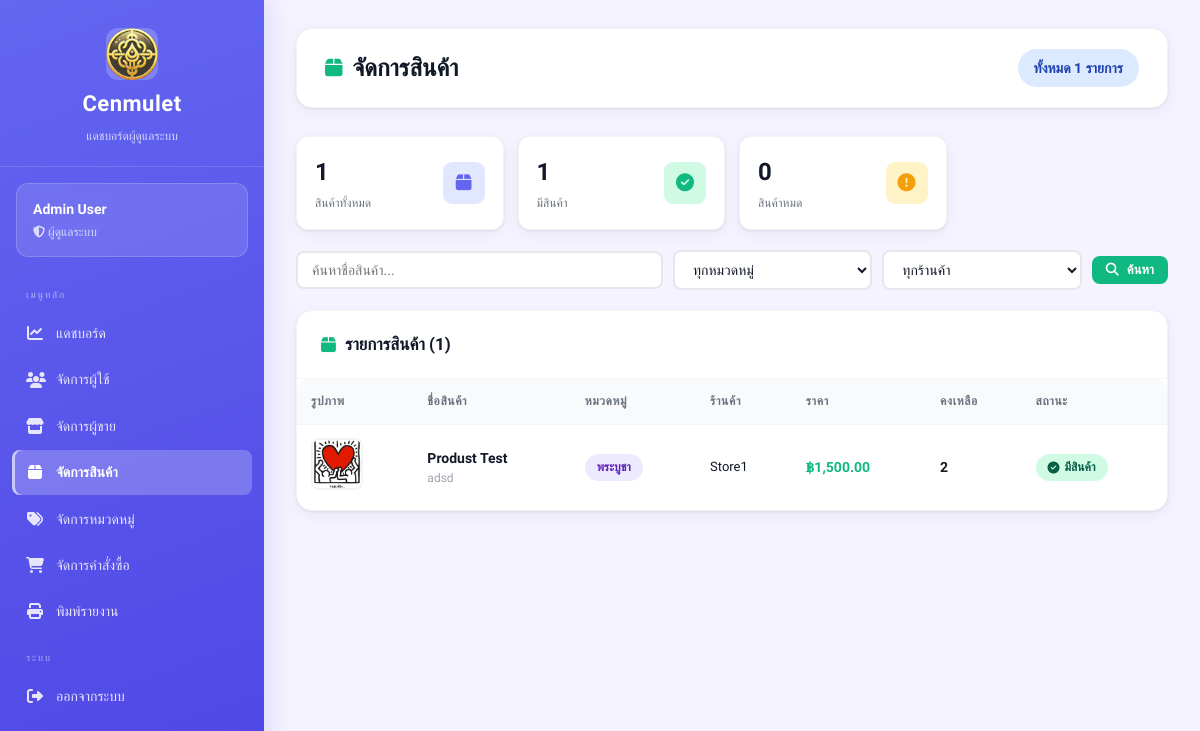
/views/admin/products.php (signed in), run on the app's committed database.
### tables this page shows
CREATE TABLE amulets (
    id INTEGER PRIMARY KEY AUTOINCREMENT,
    amulet_name TEXT,
    source TEXT,
    quantity INTEGER,
    price REAL,
    image TEXT,
    sellerId INTEGER,
    categoryId INTEGER,
    FOREIGN KEY (sellerId) REFERENCES sellers(id),
    FOREIGN KEY (categoryId) REFERENCES categories(id)
);

CREATE TABLE categories (
    id INTEGER PRIMARY KEY AUTOINCREMENT,
    category_name TEXT
);

CREATE TABLE sellers (
    id INTEGER PRIMARY KEY AUTOINCREMENT,
    fullname TEXT,
    store_name TEXT,
    username TEXT UNIQUE,
    password TEXT,
    address TEXT,
    img_store TEXT,
    tel TEXT,
    pay_contax TEXT,
    id_per TEXT,
    img_per TEXT,

    status TEXT DEFAULT 'pending',
    reject_reason TEXT,
    reviewed_at DATETIME
);

### views/admin/products.php (the view, shortened to what this page needs)
<?php
require_once __DIR__ . "/../../config/db.php";
$admin_id = $_SESSION['user_id'];
$stmt = $db->prepare("SELECT * FROM admins WHERE id = :id");
$stmt->execute([':id' => $admin_id]);
$admin = $stmt->fetch(PDO::FETCH_ASSOC);
$search   = trim($_GET['search']   ?? '');
$conditions = [];
$params     = [];
$where = $conditions ? "WHERE " . implode(" AND ", $conditions) : "";
$stmt = $db->prepare("
    SELECT a.*, c.category_name, s.store_name
    FROM amulets a
    LEFT JOIN categories c ON a.categoryId = c.id
    LEFT JOIN sellers s ON a.sellerId = s.id
    $where
    ORDER BY a.id DESC
");
$stmt->execute($params);
$products = $stmt->fetchAll(PDO::FETCH_ASSOC);
$total_products = $db->query("SELECT COUNT(*) FROM amulets")->fetchColumn();
$in_stock       = $db->query("SELECT COUNT(*) FROM amulets WHERE quantity > 0")->fetchColumn();
$out_stock      = $total_products - $in_stock;
?>
<!DOCTYPE html>
<html lang="th">
<head>
    <link rel="stylesheet" href="/public/css/dashboard.css">
    <link rel="stylesheet" href="https://cdnjs.cloudflare.com/ajax/libs/font-awesome/6.5.1/css/all.min.css">
</head>
<body class="admin">
<div class="dashboard-container">
<?php include __DIR__ . '/_sidebar.php'; ?>
<main class="main-content">
    <div class="top-bar">
        <h1><i class="fa-solid fa-box"></i> จัดการสินค้า</h1>
        <span class="badge badge-info" style="font-size:14px;padding:8px 16px">
            ทั้งหมด <?php echo number_format($total_products); ?> รายการ
        </span>
    </div>
    <div class="stats-mini" style="margin-bottom:20px">
        <div class="stat-mini">
            <div><div class="stat-mini-value"><?php echo $total_products; ?></div><div class="stat-mini-label">สินค้าทั้งหมด</div></div>
            <div class="stat-mini-icon" style="background:#e0e7ff;color:#6366f1"><i class="fa-solid fa-box"></i></div>
        </div>
        <div class="stat-mini">
            <div><div class="stat-mini-value"><?php echo $in_stock; ?></div><div class="stat-mini-label">มีสินค้า</div></div>
            <div class="stat-mini-icon" style="background:#d1fae5;color:#10b981"><i class="fa-solid fa-check-circle"></i></div>
        </div>
        <div class="stat-mini">
            <div><div class="stat-mini-value"><?php echo $out_stock; ?></div><div class="stat-mini-label">สินค้าหมด</div></div>
            <div class="stat-mini-icon" style="background:#fef3c7;color:#f59e0b"><i class="fa-solid fa-exclamation-circle"></i></div>
        </div>
    </div>
    <form method="GET" style="display:flex;gap:10px;flex-wrap:wrap;margin-bottom:20px;align-items:center">
        <input type="text" name="search" value="<?php echo htmlspecialchars($search); ?>"
               placeholder="ค้นหาชื่อสินค้า..."
               style="flex:2;min-width:180px;padding:9px 14px;border:2px solid #e5e7eb;border-radius:8px;font-family:inherit;font-size:14px">
        <select name="cat" style="flex:1;min-width:140px;padding:9px 14px;border:2px solid #e5e7eb;border-radius:8px;font-family:inherit;font-size:14px">
            <option value="0">ทุกหมวดหมู่</option>
        </select>
        <select name="seller" style="flex:1;min-width:140px;padding:9px 14px;border:2px solid #e5e7eb;border-radius:8px;font-family:inherit;font-size:14px">
            <option value="0">ทุกร้านค้า</option>
        </select>
        <button type="submit" class="btn btn-primary btn-sm"><i class="fa-solid fa-search"></i> ค้นหา</button>
    </form>
    <div class="card">
        <div class="card-header">
            <h2><i class="fa-solid fa-box"></i> รายการสินค้า (<?php echo count($products); ?>)</h2>
        </div>
        <div class="table-wrapper">
        <?php if (count($products) > 0): ?>
        <table>
            <thead>
                <tr>
                    <th>รูปภาพ</th>
                    <th>ชื่อสินค้า</th>
                    <th>หมวดหมู่</th>
                    <th>ร้านค้า</th>
                    <th>ราคา</th>
                    <th>คงเหลือ</th>
                    <th>สถานะ</th>
                </tr>
            </thead>
            <tbody>
            <?php foreach ($products as $p): ?>
            <tr>
                <td>
                    <?php if (!empty($p['image'])): ?>
                    <img src="/uploads/amulets/<?php echo htmlspecialchars($p['image']); ?>"
                         class="product-img" alt="">
                    <?php else: ?>
                    <div class="no-image"><i class="fa-solid fa-image"></i></div>
                    <?php endif; ?>
                </td>
                <td>
                    <strong><?php echo htmlspecialchars($p['amulet_name']); ?></strong>
                    <?php if (!empty($p['source'])): ?>
                    <div style="font-size:12px;color:#9ca3af"><?php echo htmlspecialchars($p['source']); ?></div>
                    <?php endif; ?>
                </td>
                <td><span class="badge badge-purple"><?php echo htmlspecialchars($p['category_name'] ?? '-'); ?></span></td>
                <td>
                    <div style="font-size:13px;font-weight:500"><?php echo htmlspecialchars($p['store_name'] ?? '-'); ?></div>
                </td>
                <td><strong style="color:#10b981">฿<?php echo number_format($p['price'], 2); ?></strong></td>
                <td style="font-weight:600;color:<?php echo $p['quantity'] > 0 ? '#1a1a1a' : '#ef4444'; ?>">
                    <?php echo number_format($p['quantity']); ?>
                </td>
                <td>
                    <?php if ($p['quantity'] > 0): ?>
                    <span class="badge badge-success"><i class="fa-solid fa-circle-check"></i> มีสินค้า</span>
                    <?php else: ?>
                    <span class="badge badge-warning"><i class="fa-solid fa-circle-exclamation"></i> หมด</span>
                    <?php endif; ?>
                </td>
            </tr>
            <?php endforeach; ?>
            </tbody>
        </table>
        <?php endif; ?>
        </div>
    </div>
</main>
</div>
</body>
</html>

### views/admin/_sidebar.php (shortened to what this page needs)
<?php
$current = basename($_SERVER['PHP_SELF']);
?>
<aside class="sidebar admin">
    <div class="sidebar-header">
        <img src="/public/images/image.png" alt="">
        <h2>Cenmulet</h2>
        <p>แดชบอร์ดผู้ดูแลระบบ</p>
    </div>
    <div class="sidebar-user">
        <h3><?php echo htmlspecialchars($admin['fullname']); ?></h3>
        <p><i class="fa-solid fa-shield-halved"></i> ผู้ดูแลระบบ</p>
    </div>
    <ul class="sidebar-menu">
        <li class="menu-sep">เมนูหลัก</li>
        <li>
            <a href="/views/admin/dashboard.php"
               class="<?php echo $current === 'dashboard.php' ? 'active' : ''; ?>">
                <i class="fa-solid fa-chart-line"></i> แดชบอร์ด
            </a>
        </li>
        <li>
            <a href="/views/admin/users.php"
               class="<?php echo $current === 'users.php' ? 'active' : ''; ?>">
                <i class="fa-solid fa-users"></i> จัดการผู้ใช้
            </a>
        </li>
        <li>
            <a href="/views/admin/sellers.php"
               class="<?php echo in_array($current, ['sellers.php','approve_sellers.php']) ? 'active' : ''; ?>">
                <i class="fa-solid fa-store"></i> จัดการผู้ขาย
            </a>
        </li>
        <li>
            <a href="/views/admin/products.php"
               class="<?php echo $current === 'products.php' ? 'active' : ''; ?>">
                <i class="fa-solid fa-box"></i> จัดการสินค้า
            </a>
        </li>
        <li>
            <a href="/views/admin/categories.php"
               class="<?php echo $current === 'categories.php' ? 'active' : ''; ?>">
                <i class="fa-solid fa-tags"></i> จัดการหมวดหมู่
            </a>
        </li>
        <li>
            <a href="/views/admin/orders.php"
               class="<?php echo $current === 'orders.php' ? 'active' : ''; ?>">
                <i class="fa-solid fa-cart-shopping"></i> จัดการคำสั่งซื้อ
            </a>
        </li>
        <li>
            <a href="/views/admin/report.php"
               class="<?php echo $current === 'report.php' ? 'active' : ''; ?>">
                <i class="fa-solid fa-print"></i> พิมพ์รายงาน
            </a>
        </li>
        <li class="menu-sep">ระบบ</li>
        <li>
            <a href="/auth/logout.php">
                <i class="fa-solid fa-right-from-bracket"></i> ออกจากระบบ
            </a>
        </li>
    </ul>
</aside>

### data on the page
amulets: image (picture), amulet_name "Produst Test", source "adsd", categoryId.category_name "พระบูชา", sellerId.store_name "Store1", price "1,500.00", quantity "2", shows "มีสินค้า"

### other printed values
$admin['fullname'] "Admin User"
$total_products "1"
$in_stock "1"
$out_stock "0"
count($products) "1"
